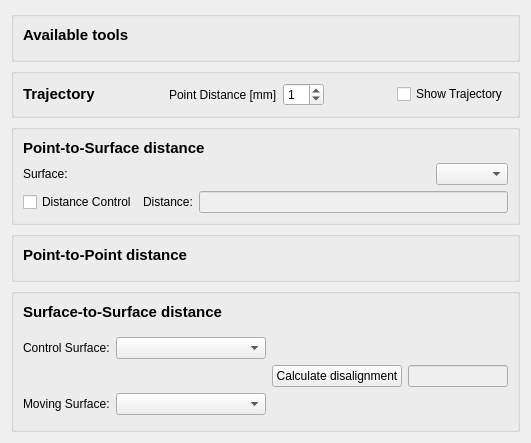
      <widget class="QWidget" name="tab_4">
        <attribute name="title">
          <string>Trajectory and Distance Control</string>
        </attribute>
        <layout class="QVBoxLayout" name="verticalLayout_41">
          <item>
            <widget class="QGroupBox" name="groupBox_42">
              <layout class="QVBoxLayout" name="verticalLayout_46">
                <item>
                   <widget class="QLabel" name="label_11">
            <property name="text">
             <string>&lt;!DOCTYPE HTML PUBLIC &quot;-//W3C//DTD HTML 4.0//EN&quot; &quot;http://www.w3.org/TR/REC-html40/strict.dtd&quot;&gt;
&lt;html&gt;&lt;head&gt;&lt;meta name=&quot;qrichtext&quot; content=&quot;1&quot; /&gt;&lt;style type=&quot;text/css&quot;&gt;
p, li { white-space: pre-wrap; }
&lt;/style&gt;&lt;/head&gt;&lt;body style=&quot; font-family:'MS Shell Dlg 2'; font-size:8.25pt; font-weight:400; font-style:normal;&quot;&gt;
&lt;p style=&quot; margin-top:0px; margin-bottom:0px; margin-left:0px; margin-right:0px; -qt-block-indent:0; text-indent:0px;&quot;&gt;&lt;span style=&quot; font-size:11pt; font-weight:600;&quot;&gt;Available tools&lt;/span&gt;&lt;/p&gt;&lt;/body&gt;&lt;/html&gt;</string>
            </property>
           </widget>
                </item>
                <item>
                  <widget class="QmitkMaxillofacialNavigationDataSourceSelectionWidget" name="m_TrajectoryControlToolSelectionWidget" native="true"/>
                </item>
              </layout>
            </widget>
          </item>
          <item>
            <widget class="QGroupBox" name="groupBox_421">
              <layout class="QHBoxLayout" name="horizontalLayout_41">
                <item>
                   <widget class="QLabel" name="label_11">
            <property name="text">
             <string>&lt;!DOCTYPE HTML PUBLIC &quot;-//W3C//DTD HTML 4.0//EN&quot; &quot;http://www.w3.org/TR/REC-html40/strict.dtd&quot;&gt;
&lt;html&gt;&lt;head&gt;&lt;meta name=&quot;qrichtext&quot; content=&quot;1&quot; /&gt;&lt;style type=&quot;text/css&quot;&gt;
p, li { white-space: pre-wrap; }
&lt;/style&gt;&lt;/head&gt;&lt;body style=&quot; font-family:'MS Shell Dlg 2'; font-size:8.25pt; font-weight:400; font-style:normal;&quot;&gt;
&lt;p style=&quot; margin-top:0px; margin-bottom:0px; margin-left:0px; margin-right:0px; -qt-block-indent:0; text-indent:0px;&quot;&gt;&lt;span style=&quot; font-size:11pt; font-weight:600;&quot;&gt;Trajectory&lt;/span&gt;&lt;/p&gt;&lt;/body&gt;&lt;/html&gt;</string>
            </property>
           </widget>
                </item>
                <item>
                  <spacer name="horizontalSpacer_42">
                    <property name="orientation">
                      <enum>Qt::Horizontal</enum>
                    </property>
                    <property name="sizeHint" stdset="0">
                      <size>
                        <width>40</width>
                        <height>20</height>
                      </size>
                    </property>
                  </spacer>
                </item>
                <item>
                  <widget class="QLabel" name="label_41">
                    <property name="text">
                      <string>Point Distance [mm]</string>
                    </property>
                  </widget>
                </item>
                <item>
                  <widget class="QSpinBox" name="m_PSRecordingSpinBox">
                    <property name="value">
                      <number>1</number>
                    </property>
                  </widget>
                </item>
                <item>
                  <spacer name="horizontalSpacer_43">
                    <property name="orientation">
                      <enum>Qt::Horizontal</enum>
                    </property>
                    <property name="sizeHint" stdset="0">
                      <size>
                        <width>40</width>
                        <height>20</height>
                      </size>
                    </property>
                  </spacer>
                </item>
                <item>
                  <widget class="QCheckBox" name="m_PointSetRecordCheckBox">
                    <property name="text">
                      <string>Show Trajectory</string>
                    </property>
                  </widget>
                </item>
              </layout>
            </widget>
          </item>
          <item>
            <widget class="QGroupBox" name="groupBox_42">
              <layout class="QVBoxLayout" name="verticalLayout_46">
                <item>
                  <widget class="QLabel" name="label_11">
            <property name="text">
             <string>&lt;!DOCTYPE HTML PUBLIC &quot;-//W3C//DTD HTML 4.0//EN&quot; &quot;http://www.w3.org/TR/REC-html40/strict.dtd&quot;&gt;
&lt;html&gt;&lt;head&gt;&lt;meta name=&quot;qrichtext&quot; content=&quot;1&quot; /&gt;&lt;style type=&quot;text/css&quot;&gt;
p, li { white-space: pre-wrap; }
&lt;/style&gt;&lt;/head&gt;&lt;body style=&quot; font-family:'MS Shell Dlg 2'; font-size:8.25pt; font-weight:400; font-style:normal;&quot;&gt;
&lt;p style=&quot; margin-top:0px; margin-bottom:0px; margin-left:0px; margin-right:0px; -qt-block-indent:0; text-indent:0px;&quot;&gt;&lt;span style=&quot; font-size:11pt; font-weight:600;&quot;&gt;Point-to-Surface distance&lt;/span&gt;&lt;/p&gt;&lt;/body&gt;&lt;/html&gt;</string>
            </property>
           </widget>
                </item>
                <item>
                  <layout class="QHBoxLayout" name="horizontalLayout_46">
                    <item>
                      <widget class="QLabel" name="label_43">
                        <property name="text">
                          <string>Surface:</string>
                        </property>
                      </widget>
                    </item>
                    <item>
                      <spacer name="horizontalSpacer_47">
                        <property name="orientation">
                          <enum>Qt::Horizontal</enum>
                        </property>
                        <property name="sizeHint" stdset="0">
                          <size>
                            <width>40</width>
                            <height>20</height>
                          </size>
                        </property>
                      </spacer>
                    </item>
                    <item>
                      <widget class="QmitkDataStorageComboBox" name="m_TargetSurfaceComboBox">
                        
                      </widget>
                    </item>
                  </layout>
                </item>
              <!--  <item>
                  <spacer name="horizontalSpacer_41">
                    <property name="orientation">
                      <enum>Qt::Horizontal</enum>
                    </property>
                    <property name="sizeHint" stdset="0">
                      <size>
                        <width>40</width>
                        <height>20</height>
                      </size>
                    </property>
                  </spacer>
                </item>-->
                <item>
                  <layout class="QHBoxLayout" name="horizontalLayout222">
                    <item>
                      <widget class="QCheckBox" name="m_DistanceControlCheckBox">
                        <property name="text">
                          <string>Distance Control</string>
                        </property>
                      </widget>
                    </item>
                    <item>
                      <widget class="QLabel" name="m_DistanceLabel">
                        <property name="text">
                          <string>Distance:</string>
                        </property>
                      </widget>
                    </item>
                    <item>
                      <widget class="QLineEdit" name="m_ToolDistanceToSurfaceWidget">
                        <property name="enabled">
                          <bool>false</bool>
                        </property>
                        <property name="minimumSize">
                          <size>
                            <width>200</width>
                            <height>20</height>
                          </size>
                        </property>
                        <property name="readOnly">
                          <bool>true</bool>
                        </property>
                      </widget>
                    </item>
                  </layout>
                </item>
              </layout>
            </widget>
          </item>
          <item>
            <widget class="QGroupBox" name="groupBox_42">
              <layout class="QVBoxLayout" name="verticalLayout_46">
                <item>
                   <widget class="QLabel" name="label_11">
            <property name="text">
             <string>&lt;!DOCTYPE HTML PUBLIC &quot;-//W3C//DTD HTML 4.0//EN&quot; &quot;http://www.w3.org/TR/REC-html40/strict.dtd&quot;&gt;
&lt;html&gt;&lt;head&gt;&lt;meta name=&quot;qrichtext&quot; content=&quot;1&quot; /&gt;&lt;style type=&quot;text/css&quot;&gt;
p, li { white-space: pre-wrap; }
&lt;/style&gt;&lt;/head&gt;&lt;body style=&quot; font-family:'MS Shell Dlg 2'; font-size:8.25pt; font-weight:400; font-style:normal;&quot;&gt;
&lt;p style=&quot; margin-top:0px; margin-bottom:0px; margin-left:0px; margin-right:0px; -qt-block-indent:0; text-indent:0px;&quot;&gt;&lt;span style=&quot; font-size:11pt; font-weight:600;&quot;&gt;Point-to-Point distance&lt;/span&gt;&lt;/p&gt;&lt;/body&gt;&lt;/html&gt;</string>
            </property>
           </widget>
                </item>
                <item>
                  <widget class="QmitkDistanceCalculationBetweenPointsWidget" name="m_DistanceCalculationBetweenPointsWidget" native="true"/>
                </item>
              </layout>
            </widget>
          </item>
          <item>
            <widget class="QGroupBox" name="groupBox_42">
              <layout class="QVBoxLayout" name="verticalLayout_46">
                <item>
                   <widget class="QLabel" name="label_11">
            <property name="text">
             <string>&lt;!DOCTYPE HTML PUBLIC &quot;-//W3C//DTD HTML 4.0//EN&quot; &quot;http://www.w3.org/TR/REC-html40/strict.dtd&quot;&gt;
&lt;html&gt;&lt;head&gt;&lt;meta name=&quot;qrichtext&quot; content=&quot;1&quot; /&gt;&lt;style type=&quot;text/css&quot;&gt;
p, li { white-space: pre-wrap; }
&lt;/style&gt;&lt;/head&gt;&lt;body style=&quot; font-family:'MS Shell Dlg 2'; font-size:8.25pt; font-weight:400; font-style:normal;&quot;&gt;
&lt;p style=&quot; margin-top:0px; margin-bottom:0px; margin-left:0px; margin-right:0px; -qt-block-indent:0; text-indent:0px;&quot;&gt;&lt;span style=&quot; font-size:11pt; font-weight:600;&quot;&gt;Surface-to-Surface distance&lt;/span&gt;&lt;/p&gt;&lt;/body&gt;&lt;/html&gt;</string>
            </property>
           </widget>
                </item>
                <item>
                  <layout class="QGridLayout" name="GridLayout_46">
                    <property name="topMargin">
                      <number>10</number>
                    </property>
                    <property name="bottomMargin">
                      <number>5</number>
                    </property>
                    <item row="0" column="0">
                      <widget class="QLabel" name="label_43">
                        <property name="text">
                          <string>Control Surface:</string>
                        </property>
                      </widget>
                    </item>
                    <item row="0" column="1">
                      <widget class="QmitkDataStorageComboBox" name="m_ControlSurfaceComboBox">
                        <property name="minimumSize">
                          <size>
                            <width>150</width>
                            <height>0</height>
                          </size>
                        </property>
                      </widget>
                    </item>
                    <item row="2" column="0">
                      <widget class="QLabel" name="label_43">
                        <property name="text">
                          <string>Moving Surface:</string>
                        </property>
                      </widget>
                    </item>
                    <item row="2" column="1">
                      <widget class="QmitkDataStorageComboBox" name="m_MovingSurfaceComboBox">
                        <property name="minimumSize">
                          <size>
                            <width>150</width>
                            <height>0</height>
                          </size>
                        </property>
                      </widget>
                    </item>
                    <item row="1" column="2">                  
                      <widget class="QPushButton" name="m_CalculateSurfaceToSurfaceDisalignmentBtn">
                        <property name="maximumSize">
                          <size>
                            <width>160</width>
                            <height>35</height>
                          </size>
                        </property>
                        <property name="text">
                          <string>Calculate disalignment</string>
                        </property>
                      </widget>
                    </item>
                     <item row="1" column="3">
                      <widget class="QLineEdit" name="m_SurfaceToSurfaceDisalignment">                      
                        <property name="enabled">
                          <bool>false</bool>
                        </property>
                        <property name="maximumSize">
                          <size>
                            <width>100</width>
                            <height>35</height>
                          </size>
                        </property>
                        <property name="readOnly">
                          <bool>true</bool>
                        </property>
                      </widget>
                    </item>
                  </layout>
                </item>
              </layout>
            </widget>
          </item>
        </layout>
      </widget>
